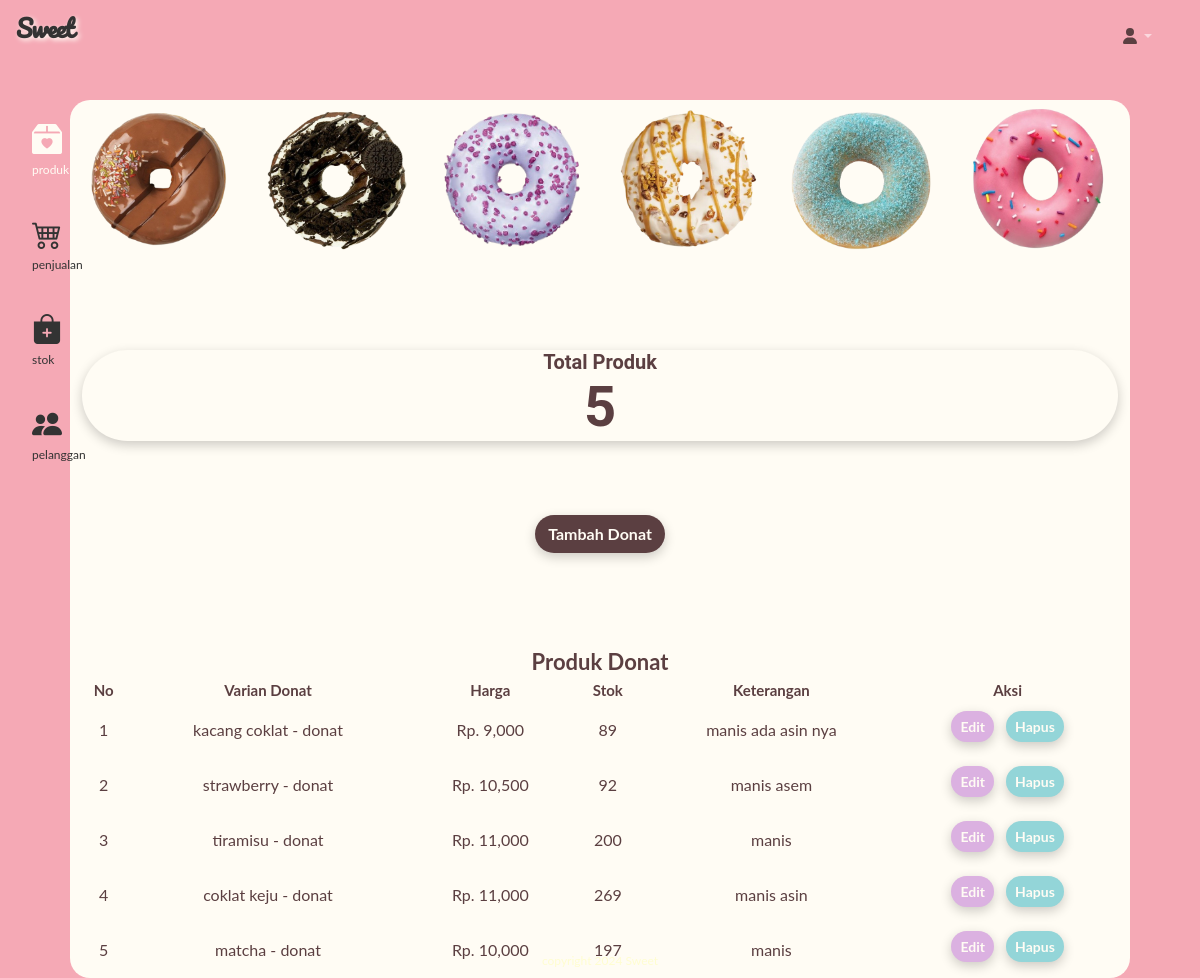
The page /views/produk.php on the database its author committed.
### tables this page shows
CREATE TABLE `produk` (
  `idproduk` int(11) NOT NULL,
  `namaproduk` varchar(255) NOT NULL,
  `harga` decimal(10,0) NOT NULL,
  `stok` int(11) NOT NULL,
  `deskripsi` text NOT NULL
);

### views/produk.php (the view, shortened to what this page needs)
<?php
include_once "template/header.php";
include_once "template/sidebar.php";
$pes = mysqli_query($c, "SELECT * FROM produk");
$jml = mysqli_num_rows($pes);
?>
<main>
    <div class="container-fluid " style="background-color: #FFFCF4;  max-width: 1060px;
            border-radius: 20px;">
        <div class="row">
            <div class="image-container">
                <img src="../assets/img/p.png" alt="Image 1" class="small-image" style="width: 160px; height:160px;">
                <img src="../assets/img/a.png" alt="Image 2" class="small-image" style="width: 160px; height:160px;">
                <img src="../assets/img/ppp.png" alt="Image 3" class="small-image" style="width: 160px; height:160px;">
                <img src="../assets/img/9.png" alt="Image 4" class="small-image" style="width: 160px; height:160px;">
                <img src="../assets/img/r.png" alt="Image 5" class="small-image" style="width: 160px; height:160px;">
                <img src="../assets/img/j.png" alt="Image 6" class="small-image" style="width: 160px; height:160px;">
            </div>
        </div>
        <div class="row">
            <div class="col-md-12">
                <div
                    style="background-color: #FFFCF4; margin-bottom: 50px; margin-top: 70px; color: #5B3F41; box-shadow: 0 4px 12px rgba(0, 0, 0, 0.2); border-radius: 60px;">
                    <div class="card-body text-center">
                        <h5 class="card-title"
                            style="font-family: 'Roboto', sans-serif; color: #5B3F41; font-weight: bold;">
                            Total Produk
                        </h5>
                        <p style="font-family: 'Roboto', sans-serif; font-weight: bold;" class="card-text display-4">
                            <?= $jml; ?>
                        </p>
                    </div>
                </div>
            </div>
        </div>
        <div class="row">
            <div class="col d-flex justify-content-center  mb-4 mt-4">
                <button class="btn mb-2 btn-add" data-bs-toggle="modal" data-bs-target="#ModalTambahProduk">Tambah
                    Donat</button>
            </div>
        </div>
        <div class="table-container" style="margin-top: 60px;">
            <center><b style="color: #5B3F41; font-size: 22px;">Produk Donat</b></center>
            <div class="body">
                <table id="datatablesSimple">
                    <thead>
                        <tr class="text-nowrap">
                            <th scope="col">
                                <center>
                                    <div style="color: #5B3F41;">
                                        No
                                    </div>
                                </center>
                            </th>
                            <th>
                                <div style="color: #5B3F41; text-align: center;">
                                    Varian Donat
                                </div>
                            </th>
                            <th>
                                <div style="color: #5B3F41; text-align: center;">
                                    Harga
                                </div>
                            </th>
                            <th>
                                <div style="color: #5B3F41; text-align: center;">Stok</div>
                            </th>
                            <th>
                                <div style="color: #5B3F41; text-align: center;">Keterangan</div>
                            </th>
                            <th>
                                <div style="color: #5B3F41; text-align: center;">Aksi</div>
                            </th>
                        </tr>
                    </thead>
                    <tbody>
                        <?php
                        $get = mysqli_query($c, "SELECT * FROM produk");
                        $no = 1;
                        while ($p = mysqli_fetch_array($get)) {
                            $idproduk = $p['idproduk'];
                            $namaproduk = $p['namaproduk'];
                            $harga = $p['harga'];
                            $stok = $p['stok'];
                            $deskripsi = $p['deskripsi'];
                            ?>
                            <tr>
                                <td>
                                    <div style="color: #5B3F41;">
                                        <?= $no++; ?>
                                    </div>
                                </td>
                                <td>
                                    <div style="color: #5B3F41;">
                                        <?= $namaproduk; ?> - donat
                                    </div>
                                </td>
                                <td>
                                    <div style="color: #5B3F41;">
                                        Rp.
                                        <?= (number_format($harga)); ?>
                                    </div>
                                </td>
                                <td>
                                    <div style="color: #5B3F41;">
                                        <?= $stok; ?>
                                    </div>
                                </td>
                                <td>
                                    <div style="color: #5B3F41;">
                                        <?= $deskripsi; ?>
                                    </div>
                                </td>
                                <td> <button class="btn mb-2 btn-sm me-2 btn-satu" data-bs-toggle="modal"
                                        data-bs-target="#edit<?= $idproduk; ?>">Edit
                                    </button>
                                    <button class="btn mb-2 btn-sm btn-dua" data-bs-toggle="modal"
                                        data-bs-target="#delete<?= $idproduk; ?>">
                                       Hapus
                                    </button>
                                </td>
                            </tr>
                        <?php } ?>
                    </tbody>
                </table>
            </div>
        </div>
    </div>
</main>
<?php
include_once "template/footer.php";
?>
</div>
</body>
</html>

### views/template/header.php (shortened to what this page needs)
<!DOCTYPE html>
<html lang="en">
<head>
    <link href="https://cdn.jsdelivr.net/npm/simple-datatables@7.1.2/dist/style.min.css" rel="stylesheet" />
    <link rel="stylesheet" href="https://cdn.jsdelivr.net/npm/bootstrap-icons@1.11.1/font/bootstrap-icons.css">
    <link href="https://cdn.jsdelivr.net/npm/bootstrap-icons@1.5.0/font/bootstrap-icons.css" rel="stylesheet" />
    <link rel="stylesheet" href="https://cdnjs.cloudflare.com/ajax/libs/font-awesome/5.15.3/css/all.min.css"
 />
    <link href="../css/styles.css" rel="stylesheet">
    <link href="../css/produk.css" rel="stylesheet">
</head>
<body class="sb-nav-fixed" style="background-color: #F5A9B5;">
    <nav class="sb-topnav navbar navbar-expand navbar-dark" >
        <a style="color: #333333; font-weight: bold; font-family: 'Pacifico'; font-size: 1.5em; letter-spacing: -1px; text-shadow: 2px 2px 5px #FFFCF4;"
            class="navbar-brand ps-3">Sweet</a>
        <form class="d-none d-md-inline-block form-inline ms-auto me-0 me-md-3 my-2 my-md-0">
            <ul class="navbar-nav ms-auto ms-md-0 me-3 me-lg-4">
                <li class="nav-item dropdown mt-3">
                    <a class="nav-link dropdown-toggle" id="navbarDropdown" href="#" role="button"
                        data-bs-toggle="dropdown" aria-expanded="false"><i class="fas fa-user fa-fw"
                            style="color: #5B3F41;"></i></a>
                </li>
            </ul>
        </form>
    </nav>
    <div id="layoutSidenav_content" style="background-color: #F5A9B5;">

### views/template/sidebar.php (shortened to what this page needs)
<?php
$current_page = basename($_SERVER['PHP_SELF']);
?>
<!DOCTYPE html>
<html>
<head>
</head>
<body>
    <div class="sidebar ps-3">
        <a class="<?php echo ($current_page == 'produk.php') ? 'active' : ''; ?>" href="produk.php">
            <i style="font-size: 30px;" class="bi bi-box2-heart-fill"></i><br>
            <div style="font-size: 12px;">produk</div>
        </a>
        <a class="<?php echo ($current_page == 'penjualan.php') ? 'active' : ''; ?>" href="penjualan.php">
            <i style="font-size: 30px;" class="bi bi-cart4"></i><br>
            <div style="font-size: 12px;">penjualan</div>
        </a>
        <a class="<?php echo ($current_page == 'stock.php') ? 'active' : ''; ?>" href="stock.php">
            <i style="font-size: 30px;" class="bi bi-bag-plus-fill"></i><br>
            <div style="font-size: 12px;">stok</div>
        </a>
        <a class="<?php echo ($current_page == 'pelanggan.php') ? 'active' : ''; ?>" href="pelanggan.php">
            <i style="font-size: 30px;" class="bi bi-people-fill"></i><br>
            <div style="font-size: 12px;">pelanggan</div>
        </a>
    </div>
</body>
</html>

### views/template/footer.php (shortened to what this page needs)
<div class="fixed-bottom text-center py mb-2">
    <div style="color: #FFFDD0; font-size: 12px;">
        copyright 2024 Sweet
    </div>
</div>

### css/produk.css (style rules this page uses)
img { max-width: 100%; height: auto; }
.btn-add { background-color: #5B3F41; color: #FFFCF4; border-radius: 100px; font-weight: bold; box-shadow: 0 4px 12px rgba(0, 0, 0, 0.2); transition: background-color 0.3s, box-shadow 0.3s, color 0.3s, transform 0.3s; }
.btn-satu { transition: transform 0.3s; border-radius: 100px; box-shadow: 0 4px 12px rgba(0, 0, 0, 0.2); background-color: #DBB1E1; color: #FFFCF4; font-weight: bold; }
.btn-dua { transition: transform 0.3s; border-radius: 100px; box-shadow: 0 4px 12px rgba(0, 0, 0, 0.2); background-color: #93D5D8; color: #FFFCF4; font-weight: bold; }

### views/template/header.php (style rules this page uses)
body { overflow-x: hidden; }

### views/template/sidebar.php (style rules this page uses)
body { margin: 0; font-family: "Lato", sans-serif; }
.sidebar { margin: 0; padding: 0; width: 200px; position: fixed; height: 100%; overflow: auto; }
.sidebar a { display: block; color: #333333; padding: 16px; text-decoration: none; }
.sidebar a.active { color: #fffcf4; border-radius: 10px; width: 60px }

### views/produk.php (style rules this page uses)
#layoutSidenav_content { padding-top: 100px; }
.table-container table { border-collapse: collapse; width: 100%; }
.table-container td { border: none; padding: 8px; text-align: center; }
.table-container th { color: #5B3F41; font-size: 15px; text-align: center; }
.image-container { display: flex; justify-content: space-between; margin-bottom: 20px; }
.small-image { transition: transform 0.5s ease; }

### rows shown on the page
produk: namaproduk "kacang coklat", harga "9,000", stok "89", deskripsi "manis ada asin nya"
produk: namaproduk "strawberry", harga "10,500", stok "92", deskripsi "manis asem"
produk: namaproduk "tiramisu", harga "11,000", stok "200", deskripsi "manis"
produk: namaproduk "coklat keju", harga "11,000", stok "269", deskripsi "manis asin"
produk: namaproduk "matcha", harga "10,000", stok "197", deskripsi "manis"

### other values the page prints
$jml "5"
